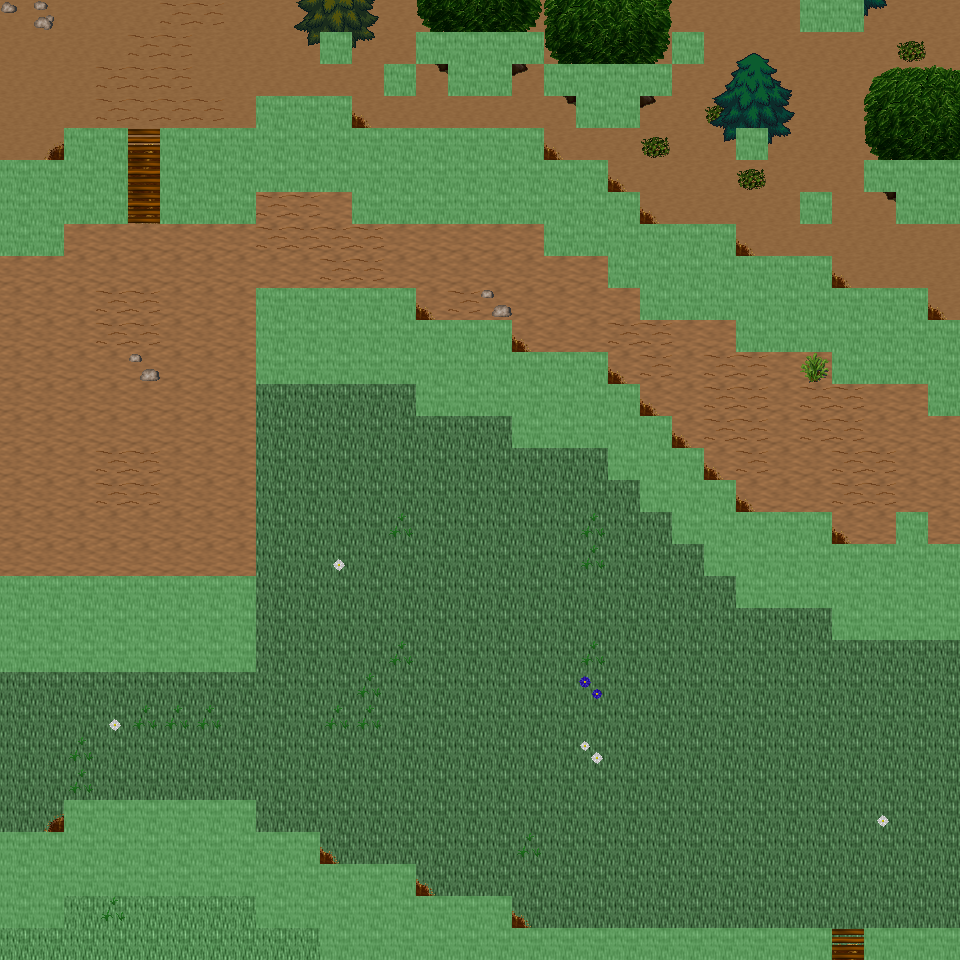

A level layout from a 2D game, rendered from its tile map. Below: a short description, then the map file with tile-grid data replaced by summaries:
An orthogonal 30x30 tile map with 32x32 px tiles, 6 tile layers (Ground, Object, Object2, Above, ...), 25 tilesets and 8 objects (8x mapExit).

<map version="1.0" orientation="orthogonal" renderorder="right-down" width="30" height="30" tilewidth="32" tileheight="32" nextobjectid="9">
  <tileset firstgid="1" name="tileset_ground_ground" tilewidth="32" tileheight="32" tilecount="33" columns="3">
    <image source="../drawable/tileset_ground_ground.png" width="96" height="352" />
  </tileset>
  <tileset firstgid="34" name="tileset_ground_grass_edges" tilewidth="32" tileheight="32" tilecount="36" columns="12">
    <image source="../drawable/tileset_ground_grass_edges.png" width="384" height="96" />
  </tileset>
  <tileset firstgid="70" name="tileset_ground_ridge_earth_dark" tilewidth="32" tileheight="32" tilecount="96" columns="12">
    <image source="../drawable/tileset_ground_ridge_earth_dark.png" width="384" height="256" />
  </tileset>
  <tileset firstgid="166" name="tileset_plant_flower_daisy_white" tilewidth="32" tileheight="32" tilecount="8" columns="2">
    <image source="../drawable/tileset_plant_flower_daisy_white.png" width="64" height="128" />
  </tileset>
  <tileset firstgid="174" name="tileset_plant_grasses" tilewidth="32" tileheight="32" tilecount="6" columns="3">
    <image source="../drawable/tileset_plant_grasses.png" width="96" height="64" />
  </tileset>
  <tileset firstgid="180" name="tileset_ground_rock_pebbles" tilewidth="32" tileheight="32" tilecount="3" columns="1">
    <image source="../drawable/tileset_ground_rock_pebbles.png" width="32" height="96" />
  </tileset>
  <tileset firstgid="183" name="tileset_plant_flower_daisy_blue" tilewidth="32" tileheight="32" tilecount="8" columns="2">
    <image source="../drawable/tileset_plant_flower_daisy_blue.png" width="64" height="128" />
  </tileset>
  <tileset firstgid="191" name="tileset_ground_ladder_vertical_dark" tilewidth="32" tileheight="32" tilecount="3" columns="3">
    <image source="../drawable/tileset_ground_ladder_vertical_dark.png" width="96" height="32" />
  </tileset>
  <tileset firstgid="194" name="tileset_item_corpse_huge_animal" tilewidth="32" tileheight="32" tilecount="16" columns="2">
    <image source="../drawable/tileset_item_corpse_huge_animal.png" width="64" height="256" />
  </tileset>
  <tileset firstgid="210" name="tileset_ground_ladder_steps" tilewidth="32" tileheight="32" tilecount="6" columns="3">
    <image source="../drawable/tileset_ground_ladder_steps.png" width="96" height="64" />
  </tileset>
  <tileset firstgid="216" name="tileset_logic_creature_rodent" tilewidth="32" tileheight="32" tilecount="8" columns="8">
    <image source="../drawable/tileset_logic_creature_rodent.png" width="256" height="32" />
  </tileset>
  <tileset firstgid="224" name="tileset_logic_creature_animal" tilewidth="32" tileheight="32" tilecount="32" columns="8">
    <image source="../drawable/tileset_logic_creature_animal.png" width="256" height="128" />
  </tileset>
  <tileset firstgid="256" name="tileset_logic_portal" tilewidth="32" tileheight="32" tilecount="24" columns="8">
    <image source="../drawable/tileset_logic_portal.png" width="256" height="96" />
  </tileset>
  <tileset firstgid="280" name="tileset_logic_creature_orc" tilewidth="32" tileheight="32" tilecount="5" columns="5">
    <image source="../drawable/tileset_logic_creature_orc.png" width="192" height="32" />
  </tileset>
  <tileset firstgid="285" name="tileset_logic_collision" tilewidth="32" tileheight="32" tilecount="1" columns="1">
    <image source="../drawable/tileset_logic_collision.png" width="32" height="32" />
  </tileset>
  <tileset firstgid="286" name="tileset_ground_green_paving" tilewidth="32" tileheight="32" tilecount="18" columns="3">
    <image source="../drawable/tileset_ground_green_paving.png" width="96" height="192" />
  </tileset>
  <tileset firstgid="304" name="tileset_logic_protection" tilewidth="32" tileheight="32" tilecount="2" columns="2">
    <image source="../drawable/tileset_logic_protection.png" width="64" height="32" />
  </tileset>
  <tileset firstgid="306" name="tileset_ground_earth_edges" tilewidth="32" tileheight="32" tilecount="18" columns="6">
    <image source="../drawable/tileset_ground_earth_edges.png" width="192" height="96" />
  </tileset>
  <tileset firstgid="324" name="tileset_ground_grass_corners" tilewidth="32" tileheight="32" tilecount="24" columns="6">
    <image source="../drawable/tileset_ground_grass_corners.png" width="192" height="128" />
  </tileset>
  <tileset firstgid="348" name="tileset_plant_tree_tree_darkgreen" tilewidth="32" tileheight="32" tilecount="88" columns="8">
    <image source="../drawable/tileset_plant_tree_tree_darkgreen.png" width="256" height="352" />
  </tileset>
  <tileset firstgid="436" name="tileset_plant_tree_evergreen" tilewidth="32" tileheight="32" tilecount="36" columns="3">
    <image source="../drawable/tileset_plant_tree_evergreen.png" width="96" height="384" />
  </tileset>
  <tileset firstgid="472" name="tileset_building_decoration_rocks" tilewidth="32" tileheight="32" tilecount="6" columns="3">
    <image source="../drawable/tileset_building_decoration_rocks.png" width="96" height="64" />
  </tileset>
  <tileset firstgid="478" name="tileset_plant_bush_bushes" tilewidth="32" tileheight="32" tilecount="10" columns="5">
    <image source="../drawable/tileset_plant_bush_bushes.png" width="160" height="64" />
  </tileset>
  <tileset firstgid="488" name="tileset_plant_bush_various_small" tilewidth="32" tileheight="32" tilecount="9" columns="3">
    <image source="../drawable/tileset_plant_bush_various_small.png" width="96" height="96" />
  </tileset>
  <tileset firstgid="497" name="tileset_ground_dry_grass" tilewidth="32" tileheight="32" tilecount="54" columns="9">
    <image source="../drawable/tileset_ground_dry_grass.png" width="288" height="192" />
  </tileset>
  <layer name="Ground" width="30" height="30">
    <data>[900 cells, 900 non-empty, 4 distinct tile ids]</data>
  </layer>
  <layer name="Object" width="30" height="30">
    <data>[900 cells, 356 non-empty, 30 distinct tile ids]</data>
  </layer>
  <layer name="Object2" width="30" height="30">
    <data>[900 cells, 14 non-empty, 5 distinct tile ids]</data>
  </layer>
  <layer name="Above" width="30" height="30">
    <data>[900 cells, 44 non-empty, 28 distinct tile ids]</data>
  </layer>
  <layer name="Above2" width="30" height="30">
    <data>[900 cells, 0 non-empty, 0 distinct tile ids]</data>
  </layer>
  <layer name="Walkable" width="30" height="30">
    <data>[900 cells, 260 non-empty, 1 distinct tile ids]</data>
  </layer>
  <objectgroup name="MapEvents">
    <object id="1" name="north" type="mapExit" x="0" y="0" width="800" height="32">
      <properties>
        <property name="map" value="level_0_x174_y25" />
        <property name="x" value="0" />
        <property name="y" value="28" />
      </properties>
    </object>
    <object id="2" name="north2" type="mapExit" x="864" y="0" width="96" height="32">
      <properties>
        <property name="map" value="level_0_x174_y25" />
        <property name="x" value="27" />
        <property name="y" value="28" />
      </properties>
    </object>
    <object id="3" name="south" type="mapExit" x="0" y="928" width="320" height="32">
      <properties>
        <property name="map" value="level_0_x174_y27" />
        <property name="x" value="0" />
        <property name="y" value="1" />
      </properties>
    </object>
    <object id="4" name="south2" type="mapExit" x="832" y="928" width="32" height="32">
      <properties>
        <property name="map" value="level_0_x174_y27" />
        <property name="x" value="26" />
        <property name="y" value="1" />
      </properties>
    </object>
    </objectgroup>
</map>
<!-- 4 of 8 objects omitted -->
